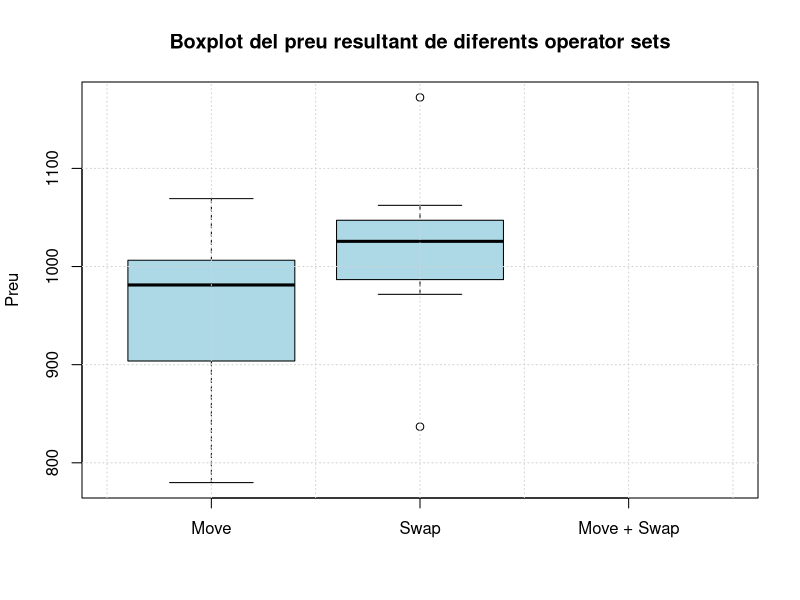

The R script that drew this image:
# Dades
data <- read.csv("exp1.csv", sep = ";")
move <- data$mv
swap <- data$sw
mvsw <- data$mvsw

# Crear el boxplot amb noms
boxplot(move, swap, mvsw, 
        main = "Boxplot del preu resultant de diferents operator sets", 
        names = c("Move", "Swap", "Move + Swap"),
        ylab = "Preu",
        col = "lightblue")

# Mostrar la cuadrícula
grid()

# Cargar librería necesaria
library(dplyr)

# Calcular mediana, cuartiles e IQR
summary_stats <- data %>%
  summarise(
    Mediana_Move = median(mv, na.rm = TRUE),
    Q1_Move = quantile(mv, 0.25, na.rm = TRUE),
    Q3_Move = quantile(mv, 0.75, na.rm = TRUE),
    IQR_Move = IQR(mv, na.rm = TRUE),
    
    Mediana_Swap = median(sw, na.rm = TRUE),
    Q1_Swap = quantile(sw, 0.25, na.rm = TRUE),
    Q3_Swap = quantile(sw, 0.75, na.rm = TRUE),
    IQR_Swap = IQR(sw, na.rm = TRUE),
    
    Mediana_Mvsw = median(mvsw, na.rm = TRUE),
    Q1_Mvsw = quantile(mvsw, 0.25, na.rm = TRUE),
    Q3_Mvsw = quantile(mvsw, 0.75, na.rm = TRUE),
    IQR_Mvsw = IQR(mvsw, na.rm = TRUE)
  )

# Mostrar los resultados
print(summary_stats)